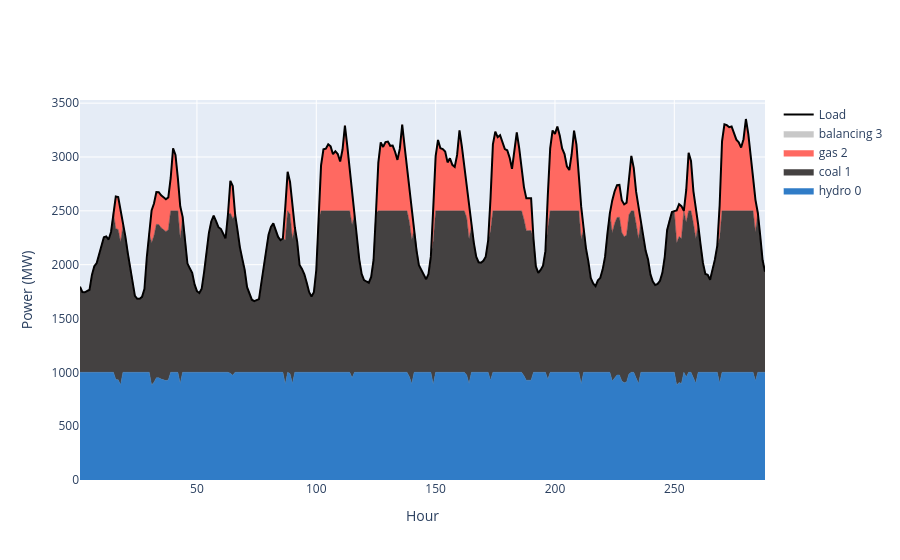

The cell this chart's notebook holds for it:
### Code cell
st = Setup()
a = [st.units(1, "hydro", 100, 1000, 30, 0, 1000, 0, True, 0) for _ in range(1)] 
b = [st.units(1, "coal", 600, 1500, 40, 0, 1500, 12, True, 0) for _ in range(1)] 
c = [st.units(1, "gas", 300, 1000, 60, 0, 300, 0, True, 0) for _ in range(1)] 
d = [st.units(1, "balancing", 0, 1000, 100, 0, 1000, 0, True, 0) for _ in range(1)] 
a += b + c + d

st.setup_generator_bids(a)
mo = Market(st.original_bids, st.load_schedule.iloc[0:24*6*2])
mo.start()
chart_by_type(mo.logs)

### Figure 1 — Plotly figure (JSON) as saved in the notebook; plotly's stock layout.template omitted (floating-point values rounded to 4 significant figures; data arrays with more than 128 entries replaced by an {"elided": "..."} marker saying what was removed)
{"data": [{"fillcolor": "#307CC7", "line": {"color": "#307CC7", "width": 0.5}, "mode": "lines", "name": "hydro 0", "stackgroup": "one", "type": "scatter", "x": {"elided": "288 int values"}, "y": {"elided": "288 float values"}}, {"fillcolor": "#444141", "line": {"color": "#444141", "width": 0.5}, "mode": "lines", "name": "coal 1", "stackgroup": "one", "type": "scatter", "x": {"elided": "288 int values"}, "y": {"elided": "288 float values"}}, {"fillcolor": "#FF6961", "line": {"color": "#FF6961", "width": 0.5}, "mode": "lines", "name": "gas 2", "stackgroup": "one", "type": "scatter", "x": {"elided": "288 int values"}, "y": {"elided": "288 float values"}}, {"fillcolor": "#C8C8C8", "line": {"color": "#C8C8C8", "width": 0.5}, "mode": "lines", "name": "balancing 3", "stackgroup": "one", "type": "scatter", "x": {"elided": "288 int values"}, "y": {"elided": "288 float values"}}, {"line": {"color": "black", "width": 2}, "mode": "lines", "name": "Load", "type": "scatter", "x": {"elided": "288 int values"}, "y": {"elided": "288 float values"}}], "layout": {"xaxis": {"title": {"text": "Hour"}}, "yaxis": {"title": {"text": "Power (MW)"}}}}
